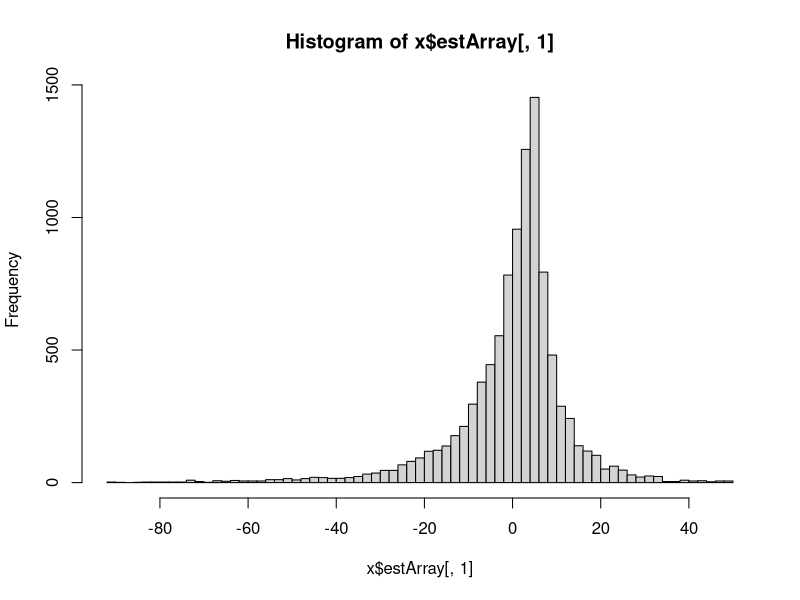
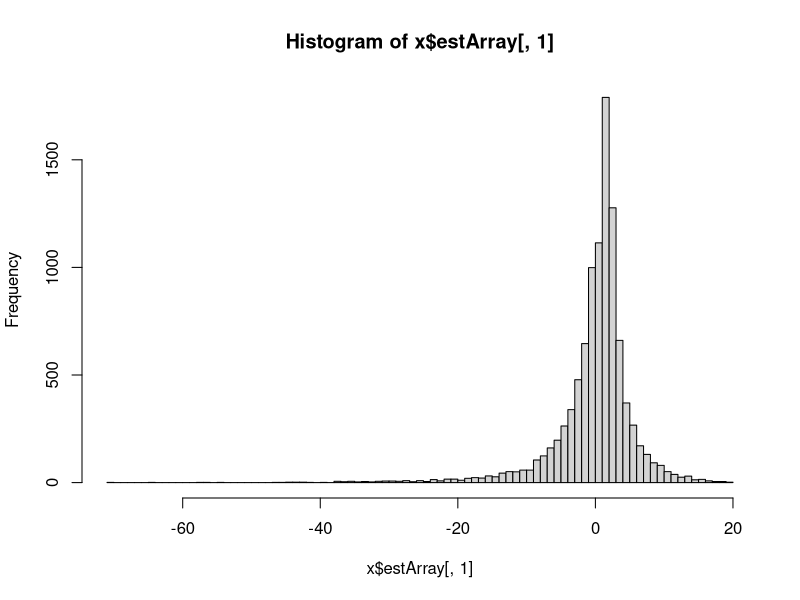
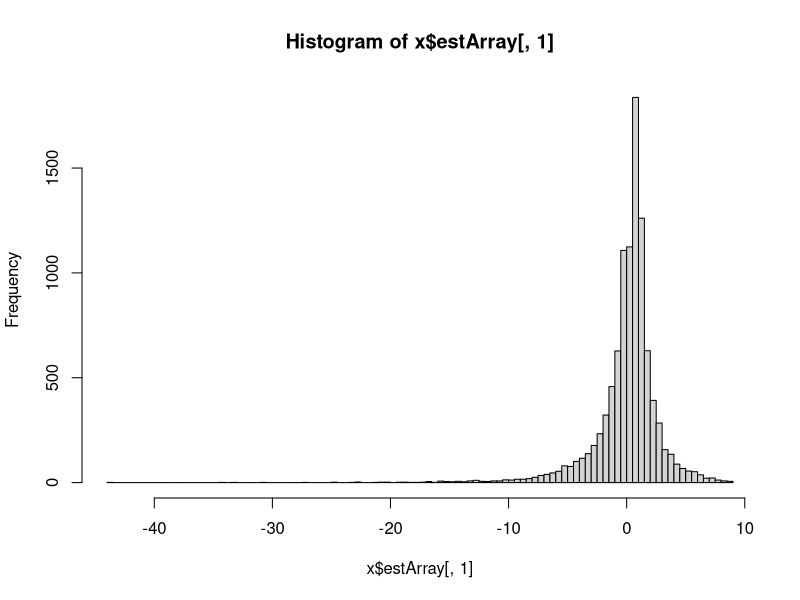
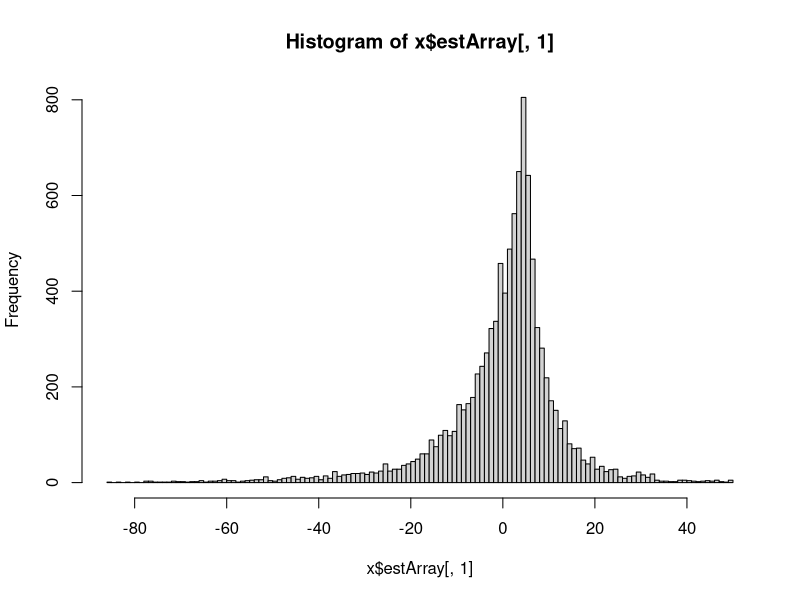

These charts were generated, in order, by the following R code:
## ---- chunk 1
knitr::opts_chunk$set(echo = TRUE)
## ---- chunk 2


runSim <- function(nSim=1000,  sample.size.perc=10/100 ) {
  
  #set up an array to store parameter estimates
  estArray <- array(0, dim=c(nSim,3))
  
  for (i in 1:nSim) {
    
    N <- sample(100:1000,1)  #pop
    
    n <- round(sample.size.perc*N,0) # the sample size
    
    sample2 <- sample(N, n) 
    
    est <- (n+1)/n*max(sample2) - 1 # apply formula
    
    est <-  round(est ,0) # estimate of pop size
    
    estArray[i,1] <- (est - N)/ N *100
    estArray[i,2] <- N
    estArray[i,3] <- sample.size.perc
    
  }
  
  list(estArray=estArray )
  
}


x<- runSim(nSim=10000,  sample.size.perc=2/100)
apply(x$estArray, 2, mean, na.rm=TRUE)
quantile( x$estArray[,1] , prob=c(0.025, 0.5, 0.975))
hist(x$estArray[,1], breaks=100)

x<- runSim(nSim=10000,  sample.size.perc=5/100)
apply(x$estArray, 2, mean, na.rm=TRUE)
quantile( x$estArray[,1] , prob=c(0.025, 0.5, 0.975))
hist(x$estArray[,1], breaks=100)


x<- runSim(nSim=10000,  sample.size.perc=10/100)
apply(x$estArray, 2, mean, na.rm=TRUE)
quantile( x$estArray[,1] , prob=c(0.025, 0.5, 0.975))
hist(x$estArray[,1], breaks=100)

x<- runSim(nSim=10000,  sample.size.perc=2/100)
apply(x$estArray, 2, mean, na.rm=TRUE)
quantile( x$estArray[,1] , prob=c(0.025, 0.5, 0.975))
hist(x$estArray[,1], breaks=100)


